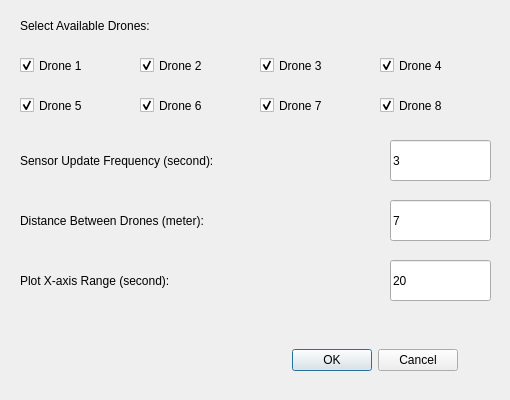
<?xml version="1.0" encoding="UTF-8"?>
<ui version="4.0">
 <class>Setup</class>
 <widget class="QDialog" name="Setup">
  <property name="geometry">
   <rect>
    <x>0</x>
    <y>0</y>
    <width>510</width>
    <height>400</height>
   </rect>
  </property>
  <property name="windowTitle">
   <string>Initial Setup</string>
  </property>
  <property name="styleSheet">
   <string notr="true">font: 12pt &quot;Calibri&quot;;</string>
  </property>
  <property name="locale">
   <locale language="English" country="UnitedStates"/>
  </property>
  <widget class="QDialogButtonBox" name="buttonBox">
   <property name="geometry">
    <rect>
     <x>260</x>
     <y>340</y>
     <width>230</width>
     <height>41</height>
    </rect>
   </property>
   <property name="cursor">
    <cursorShape>PointingHandCursor</cursorShape>
   </property>
   <property name="autoFillBackground">
    <bool>false</bool>
   </property>
   <property name="locale">
    <locale language="English" country="UnitedStates"/>
   </property>
   <property name="orientation">
    <enum>Qt::Horizontal</enum>
   </property>
   <property name="standardButtons">
    <set>QDialogButtonBox::Cancel|QDialogButtonBox::Ok</set>
   </property>
   <property name="centerButtons">
    <bool>true</bool>
   </property>
  </widget>
  <widget class="QCheckBox" name="drone1">
   <property name="geometry">
    <rect>
     <x>20</x>
     <y>50</y>
     <width>111</width>
     <height>31</height>
    </rect>
   </property>
   <property name="styleSheet">
    <string notr="true">QCheckBox {
	font: 12pt &quot;Calibri&quot;;
}</string>
   </property>
   <property name="locale">
    <locale language="English" country="UnitedStates"/>
   </property>
   <property name="text">
    <string>Drone 1</string>
   </property>
   <property name="checked">
    <bool>true</bool>
   </property>
  </widget>
  <widget class="QLabel" name="label1">
   <property name="geometry">
    <rect>
     <x>20</x>
     <y>10</y>
     <width>381</width>
     <height>31</height>
    </rect>
   </property>
   <property name="locale">
    <locale language="English" country="UnitedStates"/>
   </property>
   <property name="text">
    <string>Select Available Drones: </string>
   </property>
  </widget>
  <widget class="QCheckBox" name="drone2">
   <property name="geometry">
    <rect>
     <x>140</x>
     <y>50</y>
     <width>111</width>
     <height>31</height>
    </rect>
   </property>
   <property name="styleSheet">
    <string notr="true">QCheckBox {
	font: 12pt &quot;Calibri&quot;;
}</string>
   </property>
   <property name="locale">
    <locale language="English" country="UnitedStates"/>
   </property>
   <property name="text">
    <string>Drone 2</string>
   </property>
   <property name="checked">
    <bool>true</bool>
   </property>
  </widget>
  <widget class="QCheckBox" name="drone3">
   <property name="geometry">
    <rect>
     <x>260</x>
     <y>50</y>
     <width>111</width>
     <height>31</height>
    </rect>
   </property>
   <property name="styleSheet">
    <string notr="true">QCheckBox {
	font: 12pt &quot;Calibri&quot;;
}</string>
   </property>
   <property name="locale">
    <locale language="English" country="UnitedStates"/>
   </property>
   <property name="text">
    <string>Drone 3</string>
   </property>
   <property name="checked">
    <bool>true</bool>
   </property>
  </widget>
  <widget class="QCheckBox" name="drone4">
   <property name="geometry">
    <rect>
     <x>380</x>
     <y>50</y>
     <width>111</width>
     <height>31</height>
    </rect>
   </property>
   <property name="styleSheet">
    <string notr="true">QCheckBox {
	font: 12pt &quot;Calibri&quot;;
}</string>
   </property>
   <property name="locale">
    <locale language="English" country="UnitedStates"/>
   </property>
   <property name="text">
    <string>Drone 4</string>
   </property>
   <property name="checked">
    <bool>true</bool>
   </property>
  </widget>
  <widget class="QCheckBox" name="drone5">
   <property name="geometry">
    <rect>
     <x>20</x>
     <y>90</y>
     <width>111</width>
     <height>31</height>
    </rect>
   </property>
   <property name="styleSheet">
    <string notr="true">QCheckBox {
	font: 12pt &quot;Calibri&quot;;
}</string>
   </property>
   <property name="locale">
    <locale language="English" country="UnitedStates"/>
   </property>
   <property name="text">
    <string>Drone 5</string>
   </property>
   <property name="checked">
    <bool>true</bool>
   </property>
  </widget>
  <widget class="QCheckBox" name="drone6">
   <property name="geometry">
    <rect>
     <x>140</x>
     <y>90</y>
     <width>111</width>
     <height>31</height>
    </rect>
   </property>
   <property name="styleSheet">
    <string notr="true">QCheckBox {
	font: 12pt &quot;Calibri&quot;;
}</string>
   </property>
   <property name="locale">
    <locale language="English" country="UnitedStates"/>
   </property>
   <property name="text">
    <string>Drone 6</string>
   </property>
   <property name="checked">
    <bool>true</bool>
   </property>
  </widget>
  <widget class="QCheckBox" name="drone7">
   <property name="geometry">
    <rect>
     <x>260</x>
     <y>90</y>
     <width>111</width>
     <height>31</height>
    </rect>
   </property>
   <property name="styleSheet">
    <string notr="true">QCheckBox {
	font: 12pt &quot;Calibri&quot;;
}</string>
   </property>
   <property name="locale">
    <locale language="English" country="UnitedStates"/>
   </property>
   <property name="text">
    <string>Drone 7</string>
   </property>
   <property name="checked">
    <bool>true</bool>
   </property>
  </widget>
  <widget class="QCheckBox" name="drone8">
   <property name="geometry">
    <rect>
     <x>380</x>
     <y>90</y>
     <width>111</width>
     <height>31</height>
    </rect>
   </property>
   <property name="styleSheet">
    <string notr="true">QCheckBox {
	font: 12pt &quot;Calibri&quot;;
}</string>
   </property>
   <property name="locale">
    <locale language="English" country="UnitedStates"/>
   </property>
   <property name="text">
    <string>Drone 8</string>
   </property>
   <property name="checked">
    <bool>true</bool>
   </property>
  </widget>
  <widget class="QLabel" name="label2_3">
   <property name="geometry">
    <rect>
     <x>20</x>
     <y>140</y>
     <width>351</width>
     <height>41</height>
    </rect>
   </property>
   <property name="locale">
    <locale language="English" country="UnitedStates"/>
   </property>
   <property name="text">
    <string>Sensor Update Frequency (second): </string>
   </property>
  </widget>
  <widget class="QLineEdit" name="sensorFrequencyLineEdit">
   <property name="geometry">
    <rect>
     <x>390</x>
     <y>140</y>
     <width>101</width>
     <height>41</height>
    </rect>
   </property>
   <property name="text">
    <string>3</string>
   </property>
  </widget>
  <widget class="QLabel" name="label2_4">
   <property name="geometry">
    <rect>
     <x>20</x>
     <y>260</y>
     <width>351</width>
     <height>41</height>
    </rect>
   </property>
   <property name="locale">
    <locale language="English" country="UnitedStates"/>
   </property>
   <property name="text">
    <string>Plot X-axis Range (second):</string>
   </property>
  </widget>
  <widget class="QLineEdit" name="xRangeLineEdit">
   <property name="geometry">
    <rect>
     <x>390</x>
     <y>260</y>
     <width>101</width>
     <height>41</height>
    </rect>
   </property>
   <property name="text">
    <string>20</string>
   </property>
  </widget>
  <widget class="QLabel" name="label2_7">
   <property name="geometry">
    <rect>
     <x>20</x>
     <y>200</y>
     <width>351</width>
     <height>41</height>
    </rect>
   </property>
   <property name="locale">
    <locale language="English" country="UnitedStates"/>
   </property>
   <property name="text">
    <string>Distance Between Drones (meter): </string>
   </property>
  </widget>
  <widget class="QLineEdit" name="droneDistanceLineEdit">
   <property name="geometry">
    <rect>
     <x>390</x>
     <y>200</y>
     <width>101</width>
     <height>41</height>
    </rect>
   </property>
   <property name="text">
    <string>7</string>
   </property>
  </widget>
 </widget>
 <tabstops>
  <tabstop>drone1</tabstop>
  <tabstop>drone2</tabstop>
  <tabstop>drone3</tabstop>
  <tabstop>drone4</tabstop>
  <tabstop>drone5</tabstop>
  <tabstop>drone6</tabstop>
  <tabstop>drone7</tabstop>
  <tabstop>drone8</tabstop>
  <tabstop>sensorFrequencyLineEdit</tabstop>
  <tabstop>droneDistanceLineEdit</tabstop>
  <tabstop>xRangeLineEdit</tabstop>
 </tabstops>
 <resources/>
 <connections>
  <connection>
   <sender>buttonBox</sender>
   <signal>accepted()</signal>
   <receiver>Setup</receiver>
   <slot>accept()</slot>
   <hints>
    <hint type="sourcelabel">
     <x>248</x>
     <y>254</y>
    </hint>
    <hint type="destinationlabel">
     <x>157</x>
     <y>274</y>
    </hint>
   </hints>
  </connection>
  <connection>
   <sender>buttonBox</sender>
   <signal>rejected()</signal>
   <receiver>Setup</receiver>
   <slot>reject()</slot>
   <hints>
    <hint type="sourcelabel">
     <x>374</x>
     <y>510</y>
    </hint>
    <hint type="destinationlabel">
     <x>329</x>
     <y>289</y>
    </hint>
   </hints>
  </connection>
 </connections>
</ui>
